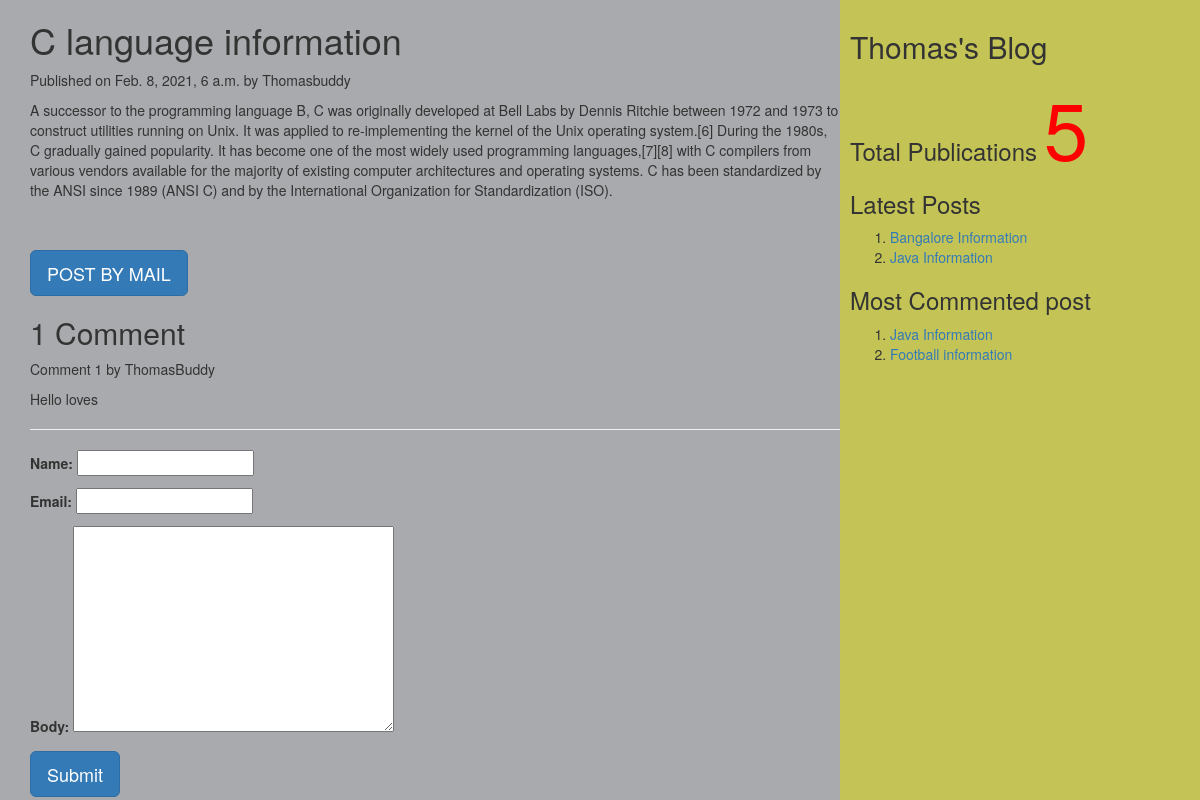
The page /2021/02/08/c-language-information/ on the database its author committed.
### myApp/models.py (models this page shows, shortened)
class Post(models.Model):
    tags=TaggableManager()
    STATUS_CHOICE=(('draft','Draft'),('published','Published'))
    title=models.CharField(max_length=200)
    slug=models.SlugField(max_length=50,unique_for_date='publish')
    author=models.ForeignKey(User,related_name='blog_posts',on_delete=models.CASCADE)
    body=models.TextField()
    publish=models.DateTimeField(default=timezone.now)
    created=models.DateTimeField(auto_now_add=True)
    updated=models.DateTimeField(auto_now=True)
    status=models.CharField(max_length=20,choices=STATUS_CHOICE,default='draft')
    objects=CustomManager()
    class Meta:
        ordering=('-publish',)
    def get_absolute_url(self):
        return reverse('post_detail',args=[self.publish.year,self.publish.strftime('%m'),self.publish.strftime('%d'),self.slug])

class Comment(models.Model):
    name=models.CharField(max_length=50)
    post=models.ForeignKey(Post,related_name="comments",on_delete=models.CASCADE)
    email=models.EmailField()
    body=models.TextField()
    created=models.DateTimeField(auto_now_add=True)
    updated=models.DateTimeField(auto_now=True)
    active=models.BooleanField(default=True)
    class Meta:
        ordering=('created',)

### myApp/views.py (the view, shortened to what this page needs)
# urls.py: url(r'^(?P<year>\d{4})/(?P<month>\d{2})/(?P<day>\d{2})/(?P<post>[-\w]+)/$',views.post_detail_view,name='post_detail'),
def post_detail_view(request,year,month,day,post):
    post=get_object_or_404(Post,slug=post,publish__year=year,publish__month=month,publish__day=day)
    comments=post.comments.filter(active=True)
    csubmit=False
    form=CommentForm()
    d={'post':post,'form':form,'csubmit':csubmit,'comments':comments}
    return render(request,'myApp/post_detail.html',d)

### myApp/forms.py
class CommentForm(forms.ModelForm):
    class Meta:
        model=Comment
        fields=('name','email','body')

### myApp/models.py (called while the page is built)
    def get_queryset(self):
        return super().get_queryset().filter(status='published')

### myApp/templatetags/mytags.py (called while the page is built)
@register.simple_tag
def total_posts():
    return Post.objects.count()

@register.inclusion_tag('myApp/latest_post.html')
def show_latest_posts(count=3):
    latest_posts=Post.objects.order_by('-publish')[:count]
    return {'latest_posts':latest_posts}

@register.simple_tag
def get_most_commented_posts(count=2):
    return Post.objects.annotate(total_comments=Count('comments')).order_by('-total_comments')[:count]

### templates/myApp/post_detail.html (shortened to what this page needs)
<html>
    {%extends 'myApp/parent.html' %}
        {%block content_block%}
        <h1>{{post.title}}</h1>
        <p>Published on {{post.publish}} by {{post.author|title}}</p>
        {{post.body|linebreaks}} <br><br>
        <a href="/{{post.id}}/share" class="btn btn-lg btn-primary">POST BY MAIL</a>
        {%with comments.count as comments_count%}
        <h2>{{comments_count}} Comment {{comments_count|pluralize}}</h2>
        {%endwith%}
        {%if comments%}
         {%for c in comments%}
         <p>Comment {{forloop.counter}} by {{c.name}}</p>
        <div>{{c.body|linebreaks}}</div>
        <hr>
        {%endfor%}
        {%else%}
         <p style="color:blue;font-size: 30px;font-style: italic;border-bottom: 2px red solid;">There are no comments</p>
        {%endif%}
         {%if csubmit%}
         <h2>Thankyou..Your comment has been added successfully!!</h2>
         {%else%}
         <form method="post">
            {{form.as_p}}
            <input type="submit" class="btn btn-lg btn-primary" value="Submit">
        </form>
        {%endif%}
        {%endblock%}

### templates/myApp/parent.html (shortened to what this page needs)
<html>
    {%load mytags%}
    <head>
        <link rel="stylesheet" href="https://maxcdn.bootstrapcdn.com/bootstrap/3.3.7/css/bootstrap.min.css">
    </head>
    <body>
        <div class="content" style="width:70%;float:left;height: 100%;background-color:a8aaad;padding: 0 0 0 30px;">
            {%block content_block%}
            {%endblock%}
        </div>
        <div class="sidebar" style="width:30%;float:right;height: 100%;background-color:c4c456;padding: 10px;">
            <h2>Thomas's Blog</h2>
            <h3>Total Publications
                <span style="color:red;font-size: 80px;">
                {%total_posts%}</span>
                <h3>Latest Posts</h3>
                {% show_latest_posts 2%}
                <h3>Most Commented post</h3>
                {%get_most_commented_posts as m%}
                <ol>
                    {%for post in m%}
                    <li>
                        <a href="{{post.get_absolute_url}}">{{post.title}}</a>
                    </li>
                    {%endfor%}
                </ol>
            </h3>
        </div>
    </body>
</html>

### templates/myApp/latest_post.html (shortened to what this page needs)
<html>
<body>
    <ol>
    {%for post in latest_posts%}
    <li><a href="{{post.get_absolute_url}}">{{post.title}}</a></li>
    {%endfor%}
</body>
</html>

### rows shown on the page
Post: title "C language information", publish "Feb. 8, 2021, 6 a.m.", author "Thomasbuddy", body "A successor to the programming language B, C was originally developed at Bell Labs by Dennis Ritchie between 1972 and 1973 to construct utilities running on Unix. It was applied to re-implementing the kernel of the Unix operating system.[6] During the 1980s, C gradually gained popularity. It has become one of the most widely used programming languages,[7][8] with C compilers from various vendors available for the majority of existing computer architectures and operating systems. C has been standardized by the ANSI since 1989 (ANSI C) and by the International Organization for Standardization (ISO)."
Comment: name "ThomasBuddy", body "Hello loves"
Post: title "Bangalore Information"
Post: title "Java Information"
Post: title "Football information"

### other values the page prints
{{ comments_count }} "1"
